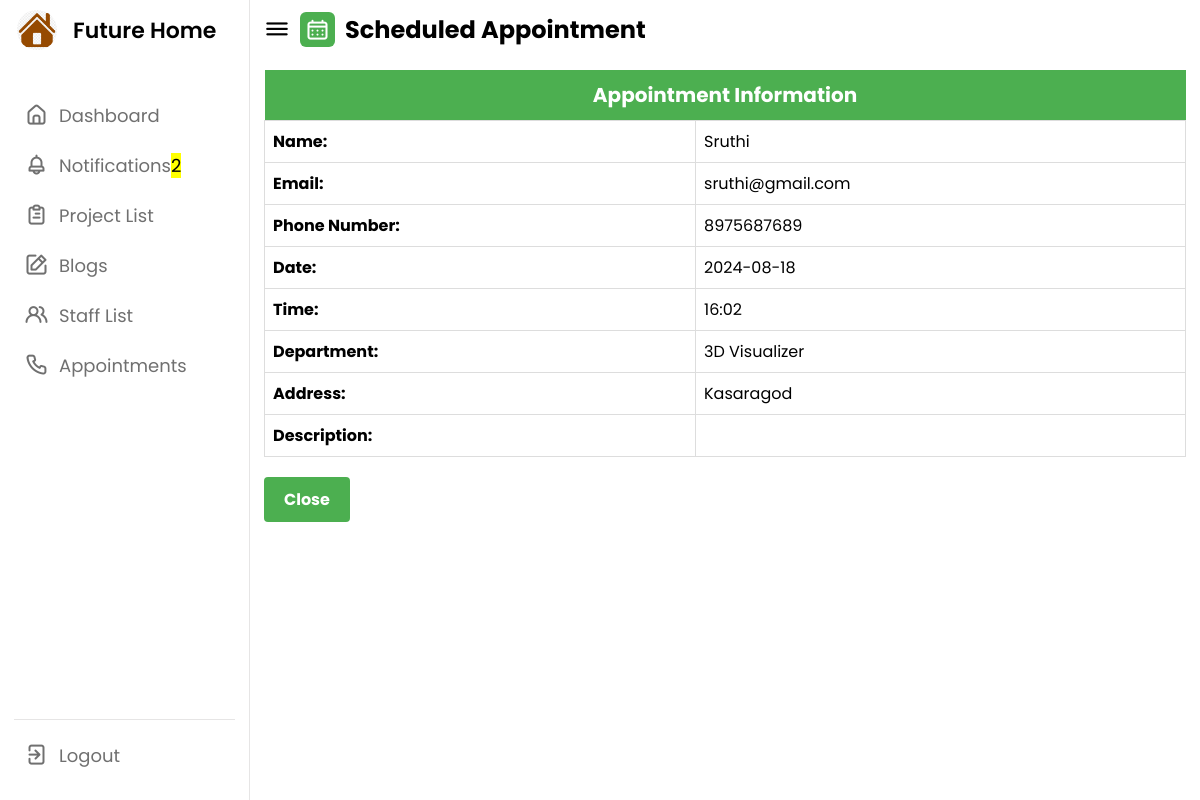
/schedule_app_view/32 (signed in), run on the app's committed database.
### future_app/models.py (models this page shows, shortened)
class User(AbstractUser):
    USERNAME_FIELD = 'email'
    REQUIRED_FIELDS = ['username', 'phone_number']
    user_type = models.IntegerField(default=1, choices=userchoices)
    phone_number = models.CharField(max_length=10, null=True, blank=True)
    email = models.EmailField(null=True, blank=True, unique=True)
    created_at = models.DateField(auto_now_add=True)
    name = models.CharField(max_length=100, null=True, blank=True)

class Appointment(models.Model):
    date = models.CharField(max_length=10, null=True, blank=True)
    time = models.CharField(max_length=10, null=True, blank=True)
    department = models.CharField(max_length=100, null=True, blank=True)
    description = models.TextField(null=True, blank=True)
    address = models.TextField(max_length=100, null=True, blank=True)
    staff_name = models.ForeignKey(User, on_delete=models.CASCADE, related_name='appointments_as_staff', null=True, blank=True)
    client = models.ForeignKey(User, on_delete=models.CASCADE, related_name='appointments_as_client', default=1)  # Set a valid default
    status = models.IntegerField(default=1, choices=status)
    created_at = models.DateTimeField(auto_now_add=True, null=True)

### future_app/views.py (the view)
# urls.py: path('schedule_app_view/<int:id>', views.schedule_app_view, name='schedule_app_view'),
@login_required
def schedule_app_view(request, id):
    unread_count = Notification.objects.filter(user=request.user.id, read=False).count()
    app = Appointment.objects.filter(id=id)
    client = User.objects.all()
    return render(request, 'schedule_app_view.html', locals())

### templates/schedule_app_view.html (shortened to what this page needs)
<!DOCTYPE html>
{% load static %}
<html lang="en">
<head>
    <link rel="stylesheet" href="{% static 'css/admin.css' %}">
    <link rel="stylesheet" href="https://cdnjs.cloudflare.com/ajax/libs/font-awesome/6.4.2/css/all.min.css">
    <link rel="stylesheet" href="https://unicons.iconscout.com/release/v4.0.0/css/line.css">
</head>
<body>
    <nav>
        <div class="logo-name">
            <div class="logo-image">
                <img src="{% static 'img/favicon.png' %}" alt="">
            </div>
            <span class="logo_name">Future Home</span>
        </div>
        <div class="menu-items">
            <ul class="nav-links">
                <li><a href="{% url 'AdminDashboard' %}">
                    <i class="uil uil-estate"></i>
                    <span class="link-name">Dashboard</span>
                </a></li>
                <li><a href="{% url 'admin_notification' %}">
                    <i class="uil uil-bell"></i>
                    <span class="link-name">Notifications</i><mark class="big swing">{{ unread_count }}</mark></span>
                </a></li>
                <li><a href="{% url 'admin_project_list' %}">
                    <i class="uil uil-clipboard-alt"></i>
                    <span class="link-name">Project List</span>
                </a></li>
                <li><a href="{% url 'admin_blogs' %}">
                    <i class="uil uil-edit"></i>
                    <span class="link-name">Blogs</span>
                </a></li>
                <li><a href="{% url 'staff_list' %}">
                    <i class="uil uil-users-alt"></i>
                    <span class="link-name">Staff List</span>
                </a></li>
                <li><a href="{% url 'appointment_list' %}">
                    <i class="uil uil-phone"></i>
                    <span class="link-name">Appointments</span>
                </a></li>
            </ul>
            <ul class="logout-mode">
                <li><a href="{% url 'logout' %}">
                    <i class="uil uil-signout"></i>
                    <span class="link-name">Logout</span>
                </a></li>
            </ul>
        </div>
    </nav>
    <section class="dashboard">
        <div class="top" style="justify-content:flex-start; gap: 10px;">
            <i class="uil uil-bars sidebar-toggle"></i>
            <div class="title">
               <i class="uil uil-schedule"></i>
                <span class="text">Scheduled Appointment</span>
            </div>
        </div>
        {% for i in app %}
        {% for j in client %}
        {% if i.client_id == j.id %}
        <div class="activity">
            <table class="appointment-table">
                <thead>
                    <tr>
                        <th colspan="2">Appointment Information</th>
                    </tr>
                </thead>
                <tbody>
                    <tr>
                        <td><strong>Name:</strong></td>
                        <td>{{ j.name }}</td>
                    </tr>
                    <tr>
                        <td><strong>Email:</strong></td>
                        <td>{{ j.email }}</td>
                    </tr>
                    <tr>
                        <td><strong>Phone Number:</strong></td>
                        <td>{{ j.phone_number }}</td>
                    </tr>
                    <tr>
                        <td><strong>Date:</strong></td>
                        <td>{{ i.date }}</td>
                    </tr>
                    <tr>
                        <td><strong>Time:</strong></td>
                        <td>{{ i.time }}</td>
                    </tr>
                    <tr>
                        <td><strong>Department:</strong></td>
                        <td>{{ i.department }}</td>
                    </tr>
                    <tr>
                        <td><strong>Address:</strong></td>
                        <td>{{ i.address }}</td>
                    </tr>
                    <tr>
                        <td><strong>Description:</strong></td>
                        <td>{{ i.description }}</td>
                    </tr>
                </tbody>
            </table>
            <div class="action-buttons">
                <a href="{% url 'appointment_list' %}" class="close">Close</a>
            </div>
        </div>
        {% endif %}
        {% endfor %}
        {% endfor %}
    </section>
</body>
</html>

### static/css/admin.css (style rules this page uses)
* { margin: 0; padding: 0; box-sizing: border-box; font-family: 'Poppins', sans-serif; }
:root { --primary-color: #4CAF50; --panel-color: #FFF; --text-color: #000; --black-light-color: #707070; --border-color: #e6e5e5; --toggle-color: #DDD; --box1-color: #4DA3FF; --box2-color: #FFE6AC; --box3-color: #E7D1FC; --title-icon-color: #fff; --tran-05: all 0.5s ease; --tran-03: all 0.3s ease; --tran-03: all 0.2s ease; }
body { min-height: 100vh; background-color: var(--primary-color); }
nav { position: fixed; top: 0; left: 0; height: 100%; width: 250px; padding: 10px 14px; background-color: var(--panel-color); border-right: 1px solid var(--border-color); transition: var(--tran-05); }
nav .logo-name { display: flex; align-items: center; }
nav .logo-image { display: flex; justify-content: center; min-width: 45px; }
nav .logo-image img { width: 40px; object-fit: cover; border-radius: 50%; }
nav .logo-name .logo_name { font-size: 22px; font-weight: 600; color: var(--text-color); margin-left: 14px; transition: var(--tran-05); }
nav .menu-items { margin-top: 40px; height: calc(100% - 90px); display: flex; flex-direction: column; justify-content: space-between; }
.menu-items li { list-style: none; }
.menu-items li a { display: flex; align-items: center; height: 50px; text-decoration: none; position: relative; }
.menu-items li a i { font-size: 24px; min-width: 45px; height: 100%; display: flex; align-items: center; justify-content: center; color: var(--black-light-color); }
.menu-items li a .link-name { font-size: 18px; font-weight: 400; color: var(--black-light-color); transition: var(--tran-05); }
.menu-items .logout-mode { padding-top: 10px; border-top: 1px solid var(--border-color); }
.dashboard { position: relative; left: 250px; background-color: var(--panel-color); min-height: 100vh; width: calc(100% - 250px); padding: 10px 14px; transition: var(--tran-05); }
.dashboard .top { position: fixed; top: 0; left: 250px; display: flex; width: calc(100% - 250px); justify-content: space-between; align-items: center; padding: 10px 14px; background-color: var(--panel-color); transition: var(--tran-05); z-index: 10; }
.dashboard .top .sidebar-toggle { font-size: 26px; color: var(--text-color); cursor: pointer; }

### templates/schedule_app_view.html (style rules this page uses)
.activity { padding-top: 60px; }
.title { display: flex; flex-direction: row; font-size: 24px; font-weight: bolder; gap: 10px; }
.dashboard .title i { position: relative; height: 35px; width: 35px; background-color: var(--primary-color); border-radius: 6px; color: var(--title-icon-color); display: flex; align-items: center; justify-content: center; font-size: 24px; }
.appointment-table { width: 100%; border-collapse: collapse; margin-bottom: 20px; }
.appointment-table th { text-align: center; font-size: 20px; background-color: #4CAF50; color:#fff; padding: 10px; }
.appointment-table td { border: 1px solid #ddd; padding: 8px; }
.action-buttons { display: flex; gap: 10px; margin-top: 20px; }
.action-buttons a { display: inline-block; padding: 10px 20px; text-align: center; border-radius: 4px; color: #fff; text-decoration: none; font-weight: bold; }
.action-buttons .close { background-color: #4CAF50; }

### data on the page
Appointment: date "2024-08-18", time "16:02", department "3D Visualizer", address "Kasaragod"
User: name "Sruthi", email "sruthi@gmail.com", phone_number "8975687689"

### other printed values
{{ unread_count }} "2"
